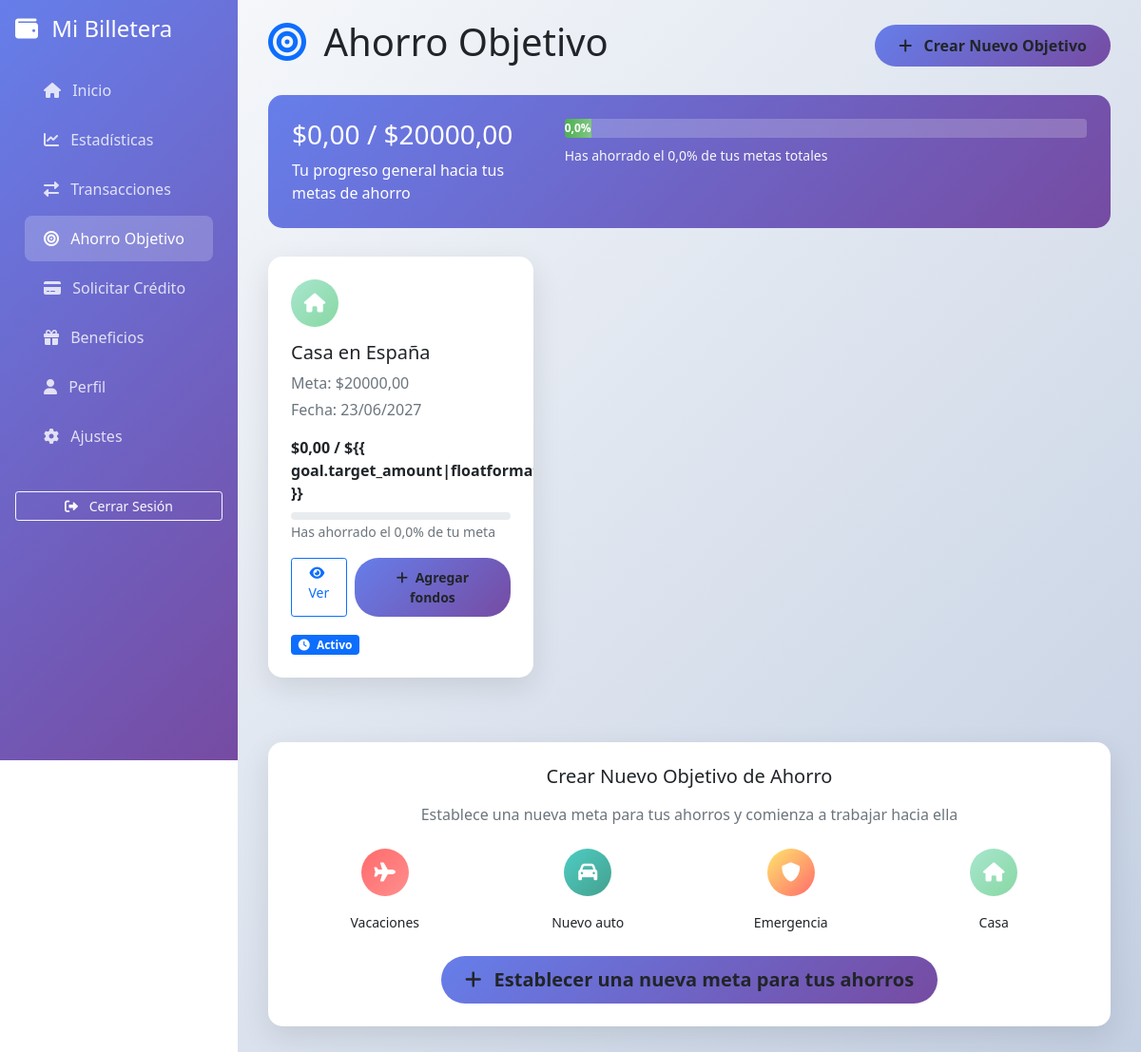
The page /objetivos-ahorro/ (signed in) on the database as committed earlier.
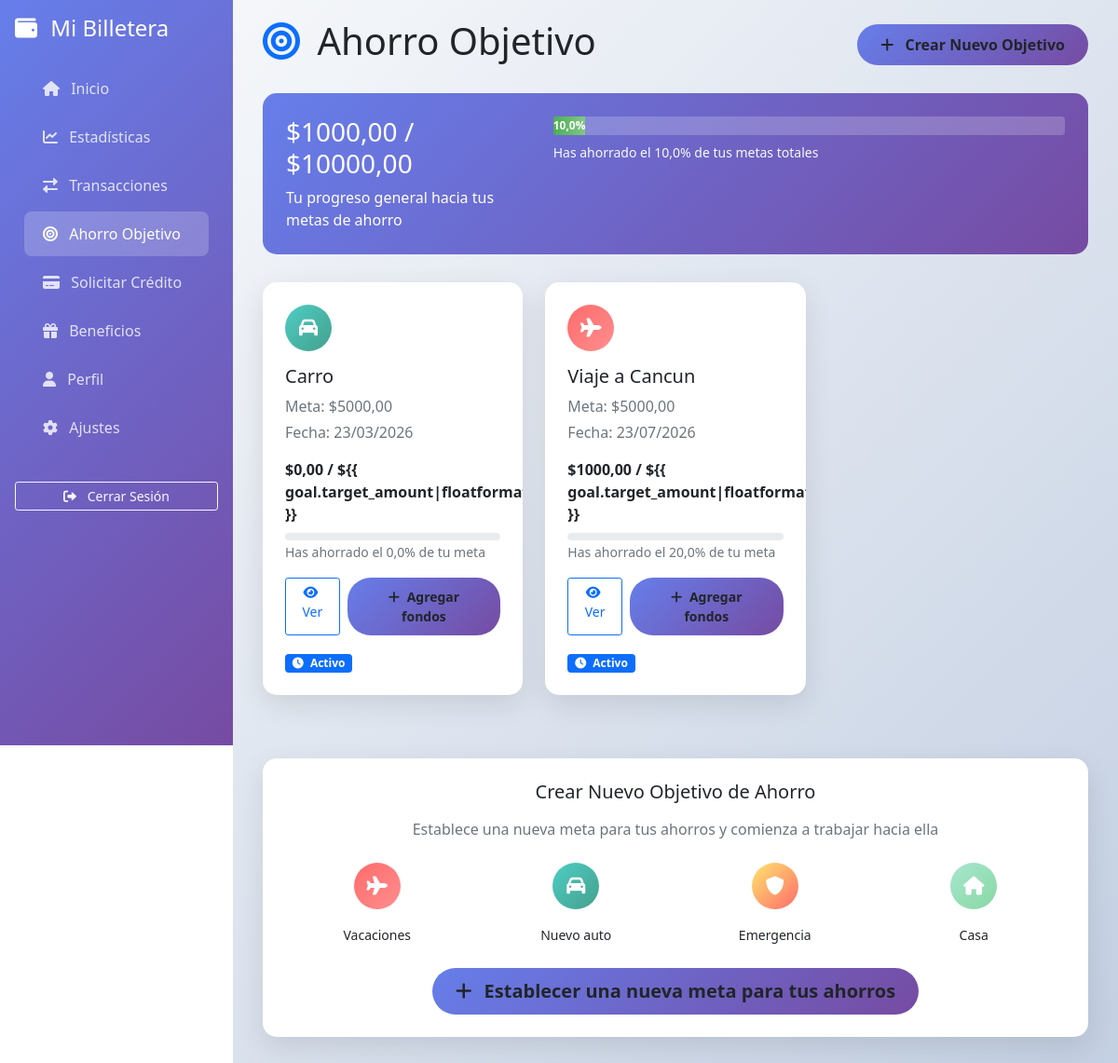
The same page on the database as committed later.
### savings_goals/models.py (models this page shows, shortened)
class SavingsGoal(models.Model):
    CATEGORY_CHOICES = [
        ("VACACIONES", "Vacaciones"),
        ("AUTO", "Nuevo auto"),
        ("EMERGENCIA", "Fondo de emergencia"),
        ("CASA", "Casa"),
        ("EDUCACION", "Educación"),
        ("SALUD", "Salud"),
        ("OTRO", "Otro"),
    ]
    STATUS_CHOICES = [
        ("ACTIVO", "Activo"),
        ("COMPLETADO", "Completado"),
        ("PAUSADO", "Pausado"),
        ("CANCELADO", "Cancelado"),
    ]
    user = models.ForeignKey(
        CustomUser, on_delete=models.CASCADE, related_name="savings_goals"
    )
    name = models.CharField(max_length=200, verbose_name="Nombre del objetivo")
    category = models.CharField(
        max_length=20, choices=CATEGORY_CHOICES, verbose_name="Categoría"
    )
    target_amount = models.DecimalField(
        max_digits=10,
        decimal_places=2,
        validators=[MinValueValidator(Decimal("0.01"))],
        verbose_name="Meta de ahorro",
    )
    current_amount = models.DecimalField(
        max_digits=10,
        decimal_places=2,
        default=0,
        validators=[MinValueValidator(Decimal("0"))],
        verbose_name="Cantidad actual",
    )
    target_date = models.DateField(verbose_name="Fecha objetivo")
    status = models.CharField(max_length=20, choices=STATUS_CHOICES, default="ACTIVO")
    created_at = models.DateTimeField(auto_now_add=True)
    updated_at = models.DateTimeField(auto_now=True)
    class Meta:
        db_table = "savings_goals"
        ordering = ["-created_at"]
    @property
    def progress_percentage(self):
        if self.target_amount > 0:
            return min(
                100, (float(self.current_amount) / float(self.target_amount)) * 100
            )
        return 0

### savings_goals/views.py (the view)
# urls.py: path("", views.savings_goals_list, name="list"),
@login_required
def savings_goals_list(request):
    goals = SavingsGoal.objects.filter(user=request.user).exclude(status="CANCELADO")
    total_saved = sum(goal.current_amount for goal in goals)
    total_target = sum(goal.target_amount for goal in goals)
    overall_progress = 0
    if total_target > 0:
        overall_progress = (float(total_saved) / float(total_target)) * 100
    for goal in goals:
        progress = goal.progress_percentage
        if progress >= 100:
            goal.progress_color = "success"
        elif progress >= 50:
            goal.progress_color = "info"
        elif progress >= 25:
            goal.progress_color = "warning"
        else:
            goal.progress_color = "danger"
    context = {
        "goals": goals,
        "total_saved": total_saved,
        "total_target": total_target,
        "overall_progress": round(overall_progress, 2),
        "wallet_balance": (
            request.user.wallet.balance if hasattr(request.user, "wallet") else 0
        ),
    }
    return render(request, "savings_goals/list.html", context)

### savings_goals/templates/savings_goals/list.html (shortened to what this page needs)
<!DOCTYPE html>
<html lang="es">
<head>
    <link href="https://cdnjs.cloudflare.com/ajax/libs/bootstrap/5.1.3/css/bootstrap.min.css" rel="stylesheet">
    <link href="https://cdnjs.cloudflare.com/ajax/libs/font-awesome/6.0.0/css/all.min.css" rel="stylesheet">
</head>
<body>
    <div class="sidebar">
        <div class="p-3">
            <h4 class="text-white mb-4">
                <i class="fas fa-wallet me-2"></i>
                Mi Billetera
            </h4>
            <nav class="nav flex-column">
                <a class="nav-link" href="/">
                    <i class="fas fa-home me-2"></i>
                    Inicio
                </a>
                <a class="nav-link" href="#">
                    <i class="fas fa-chart-line me-2"></i>
                    Estadísticas
                </a>
                <a class="nav-link" href="#">
                    <i class="fas fa-exchange-alt me-2"></i>
                    Transacciones
                </a>
                <a class="nav-link active" href="{% url 'savings_goals:list' %}">
                    <i class="fas fa-bullseye me-2"></i>
                    Ahorro Objetivo
                </a>
                <a class="nav-link" href="#">
                    <i class="fas fa-credit-card me-2"></i>
                    Solicitar Crédito
                </a>
                <a class="nav-link" href="#">
                    <i class="fas fa-gift me-2"></i>
                    Beneficios
                </a>
                <a class="nav-link" href="#">
                    <i class="fas fa-user me-2"></i>
                    Perfil
                </a>
                <a class="nav-link" href="#">
                    <i class="fas fa-cog me-2"></i>
                    Ajustes
                </a>
            </nav>
        </div>
        <div class="mt-auto p-3">
            <a href="#" class="btn btn-outline-light btn-sm w-100">
                <i class="fas fa-sign-out-alt me-2"></i>
                Cerrar Sesión
            </a>
        </div>
    </div>
    <div class="main-content">
        <div class="container-fluid">
            <div class="d-flex justify-content-between align-items-center mb-4">
                <h1>
                    <i class="fas fa-bullseye me-2 text-primary"></i>
                    Ahorro Objetivo
                </h1>
                <a href="{% url 'savings_goals:create' %}" class="btn btn-primary-custom">
                    <i class="fas fa-plus me-2"></i>
                    Crear Nuevo Objetivo
                </a>
            </div>
            <div class="summary-card">
                <div class="row">
                    <div class="col-md-4">
                        <h3>${{ total_saved|floatformat:2 }} / ${{ total_target|floatformat:2 }}</h3>
                        <p class="mb-0">Tu progreso general hacia tus metas de ahorro</p>
                    </div>
                    <div class="col-md-8">
                        <div class="progress" style="height: 20px; background: rgba(255,255,255,0.2);">
                            <div class="progress-bar"
                                style="width: {{ overall_progress }}%; background: linear-gradient(90deg, #4CAF50, #81C784);">
                                <span class="fw-bold">{{ overall_progress|floatformat:1 }}%</span>
                            </div>
                        </div>
                        <small class="text-light mt-2 d-block">
                            Has ahorrado el {{ overall_progress|floatformat:1 }}% de tus metas totales
                        </small>
                    </div>
                </div>
            </div>
            <div class="row">
                {% for goal in goals %}
                <div class="col-lg-6 col-xl-4">
                    <div class="goal-card">
                        <div class="card-body p-4">
                            <div class="category-icon {{ goal.category|lower }}">
                                {% if goal.category == 'VACACIONES' %}
                                <i class="fas fa-plane"></i>
                                {% elif goal.category == 'AUTO' %}
                                <i class="fas fa-car"></i>
                                {% elif goal.category == 'EMERGENCIA' %}
                                <i class="fas fa-shield-alt"></i>
                                {% elif goal.category == 'CASA' %}
                                <i class="fas fa-home"></i>
                                {% elif goal.category == 'EDUCACION' %}
                                <i class="fas fa-graduation-cap"></i>
                                {% elif goal.category == 'SALUD' %}
                                <i class="fas fa-heart"></i>
                                {% else %}
                                <i class="fas fa-star"></i>
                                {% endif %}
                            </div>
                            <h5 class="card-title mb-2">{{ goal.name }}</h5>
                            <p class="text-muted mb-1">Meta: ${{ goal.target_amount|floatformat:2 }}</p>
                            <p class="text-muted mb-3">Fecha: {{ goal.target_date|date:"d/m/Y" }}</p>
                            <div class="mb-3">
                                <div class="d-flex justify-content-between mb-2">
                                    <span class="fw-bold">${{ goal.current_amount|floatformat:2 }} / ${{
                                        goal.target_amount|floatformat:2 }}</span>
                                </div>
                                <div class="progress" style="height: 8px;">
                                </div>
                                <small class="text-muted">
                                    Has ahorrado el {{ goal.progress_percentage|floatformat:1 }}% de tu meta
                                </small>
                            </div>
                            <div class="d-flex gap-2">
                                <a href="{% url 'savings_goals:detail' goal.id %}"
                                    class="btn btn-outline-primary btn-sm flex-fill">
                                    <i class="fas fa-eye me-1"></i>
                                    Ver
                                </a>
                                {% if goal.status == 'ACTIVO' %}
                                <a href="{% url 'savings_goals:add_funds' goal.id %}"
                                    class="btn btn-primary-custom btn-sm flex-fill">
                                    <i class="fas fa-plus me-1"></i>
                                    Agregar fondos
                                </a>
                                {% endif %}
                            </div>
                            <div class="mt-3">
                                {% if goal.status == 'COMPLETADO' %}
                                <span class="badge bg-success">
                                    <i class="fas fa-check me-1"></i>
                                    Completado
                                </span>
                                {% elif goal.status == 'ACTIVO' %}
                                <span class="badge bg-primary">
                                    <i class="fas fa-clock me-1"></i>
                                    Activo
                                </span>
                                {% elif goal.status == 'PAUSADO' %}
                                <span class="badge bg-warning">
                                    <i class="fas fa-pause me-1"></i>
                                    Pausado
                                </span>
                                {% endif %}
                            </div>
                        </div>
                    </div>
                </div>
                {% endfor %}
            </div>
            <div class="row mt-5">
                <div class="col-12">
                    <div class="goal-card">
                        <div class="card-body text-center p-4">
                            <h5 class="mb-3">Crear Nuevo Objetivo de Ahorro</h5>
                            <p class="text-muted mb-4">Establece una nueva meta para tus ahorros y comienza a trabajar
                                hacia ella</p>
                            <div class="row g-3 mb-4">
                                <div class="col-md-3">
                                    <div class="category-icon vacaciones mx-auto">
                                        <i class="fas fa-plane"></i>
                                    </div>
                                    <small>Vacaciones</small>
                                </div>
                                <div class="col-md-3">
                                    <div class="category-icon auto mx-auto">
                                        <i class="fas fa-car"></i>
                                    </div>
                                    <small>Nuevo auto</small>
                                </div>
                                <div class="col-md-3">
                                    <div class="category-icon emergencia mx-auto">
                                        <i class="fas fa-shield-alt"></i>
                                    </div>
                                    <small>Emergencia</small>
                                </div>
                                <div class="col-md-3">
                                    <div class="category-icon casa mx-auto">
                                        <i class="fas fa-home"></i>
                                    </div>
                                    <small>Casa</small>
                                </div>
                            </div>
                            <a href="{% url 'savings_goals:create' %}" class="btn btn-primary-custom btn-lg">
                                <i class="fas fa-plus me-2"></i>
                                Establecer una nueva meta para tus ahorros
                            </a>
                        </div>
                    </div>
                </div>
            </div>
        </div>
    </div>
</body>
</html>

### savings_goals/templates/savings_goals/list.html (style rules this page uses)
.sidebar { background: linear-gradient(135deg, #667eea 0%, #764ba2 100%); min-height: 100vh; width: 250px; position: fixed; left: 0; top: 0; }
.sidebar .nav-link { color: rgba(255, 255, 255, 0.8); padding: 12px 20px; border-radius: 8px; margin: 2px 10px; transition: all 0.3s ease; }
.sidebar .nav-link.active { background: rgba(255, 255, 255, 0.2); color: white; }
.main-content { margin-left: 250px; padding: 20px; background: linear-gradient(135deg, #f5f7fa 0%, #c3cfe2 100%); min-height: 100vh; }
.goal-card { background: white; border-radius: 15px; box-shadow: 0 10px 30px rgba(0, 0, 0, 0.1); transition: all 0.3s ease; margin-bottom: 20px; overflow: hidden; }
.summary-card { background: linear-gradient(135deg, #667eea 0%, #764ba2 100%); color: white; border-radius: 15px; padding: 25px; margin-bottom: 30px; }
.btn-primary-custom { background: linear-gradient(135deg, #667eea 0%, #764ba2 100%); border: none; border-radius: 25px; padding: 10px 25px; font-weight: 600; transition: all 0.3s ease; }
.category-icon { width: 50px; height: 50px; border-radius: 50%; display: flex; align-items: center; justify-content: center; font-size: 20px; color: white; margin-bottom: 15px; }
.vacaciones { background: linear-gradient(135deg, #FF6B6B, #FF8E8E); }
.auto { background: linear-gradient(135deg, #4ECDC4, #44A08D); }
.emergencia { background: linear-gradient(135deg, #FFE66D, #FF6B6B); }
.casa { background: linear-gradient(135deg, #A8E6CF, #88D8A3); }

Rows that differ between the two databases and show on the page:
removed SavingsGoal: category "CASA" (drawn), name "Casa en España", target_amount "20000,00", target_date "23/06/2027", current_amount "0,00", progress_percentage "0,0", status "ACTIVO" (drawn)
added SavingsGoal: category "AUTO" (drawn), name "Carro", target_amount "5000,00", target_date "23/03/2026", current_amount "0,00", progress_percentage "0,0", status "ACTIVO" (drawn)
added SavingsGoal: category "VACACIONES" (drawn), name "Viaje a Cancun", target_amount "5000,00", target_date "23/07/2026", current_amount "1000,00", progress_percentage "20,0", status "ACTIVO" (drawn)
Other text that changed with them:
{{ total_saved|floatformat:2 }}: "0,00" → "1000,00"
{{ total_target|floatformat:2 }}: "20000,00" → "10000,00"
{{ overall_progress }}: 0,0 → 10,0 (drawn)
{{ overall_progress|floatformat:1 }}: "0,0" → "10,0"
